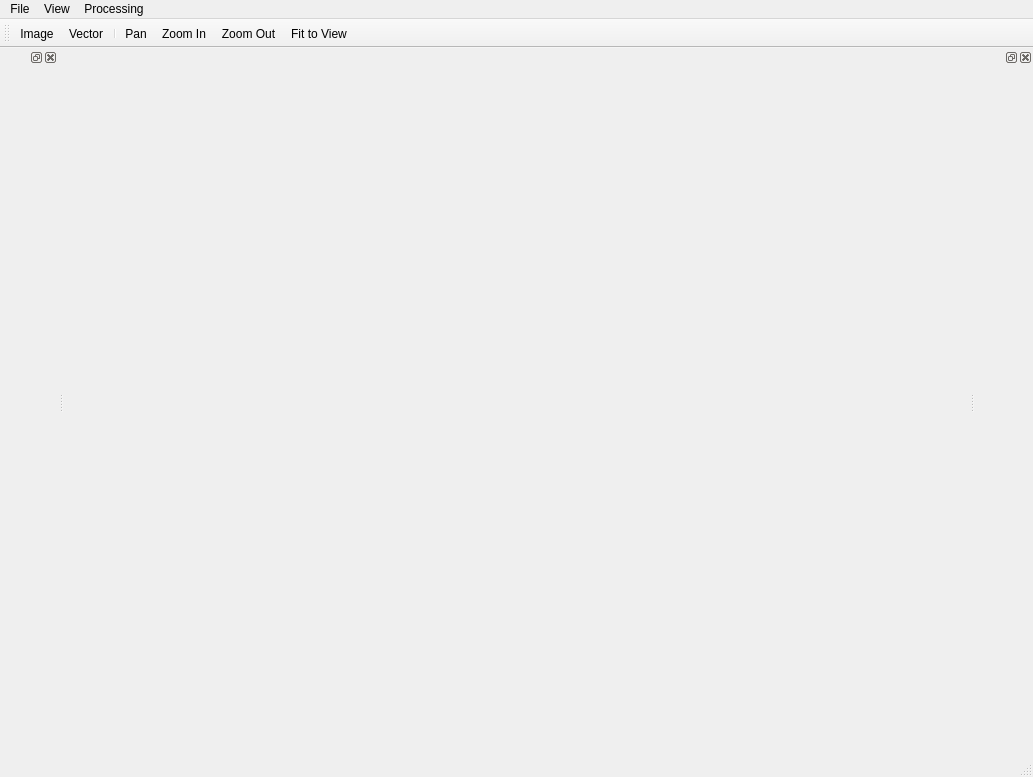
<?xml version="1.0" encoding="UTF-8"?>
<ui version="4.0">
 <class>MainWindow</class>
 <widget class="QMainWindow" name="MainWindow">
  <property name="geometry">
   <rect>
    <x>0</x>
    <y>0</y>
    <width>1033</width>
    <height>777</height>
   </rect>
  </property>
  <property name="windowTitle">
   <string>MainWindow</string>
  </property>
  <widget class="QWidget" name="centralwidget">
   <property name="styleSheet">
    <string notr="true"/>
   </property>
   <layout class="QVBoxLayout" name="verticalLayout_2">
    <property name="leftMargin">
     <number>0</number>
    </property>
    <property name="topMargin">
     <number>0</number>
    </property>
    <property name="rightMargin">
     <number>0</number>
    </property>
    <property name="bottomMargin">
     <number>0</number>
    </property>
    <item>
     <widget class="QFrame" name="containerViewer">
      <property name="sizePolicy">
       <sizepolicy hsizetype="Preferred" vsizetype="Expanding">
        <horstretch>0</horstretch>
        <verstretch>0</verstretch>
       </sizepolicy>
      </property>
      <property name="minimumSize">
       <size>
        <width>0</width>
        <height>706</height>
       </size>
      </property>
      <property name="frameShape">
       <enum>QFrame::NoFrame</enum>
      </property>
      <property name="frameShadow">
       <enum>QFrame::Plain</enum>
      </property>
     </widget>
    </item>
   </layout>
  </widget>
  <widget class="QMenuBar" name="menubar">
   <property name="geometry">
    <rect>
     <x>0</x>
     <y>0</y>
     <width>1033</width>
     <height>21</height>
    </rect>
   </property>
   <widget class="QMenu" name="menuFile">
    <property name="title">
     <string>File</string>
    </property>
    <widget class="QMenu" name="menuOpen">
     <property name="title">
      <string>Open</string>
     </property>
     <addaction name="action_open_img"/>
     <addaction name="action_open_shp"/>
    </widget>
    <addaction name="menuOpen"/>
    <addaction name="separator"/>
    <addaction name="action_exit"/>
    <addaction name="action_debug"/>
   </widget>
   <widget class="QMenu" name="menuProcessing">
    <property name="title">
     <string>Processing</string>
    </property>
    <widget class="QMenu" name="menuModel">
     <property name="title">
      <string>Model</string>
     </property>
     <addaction name="action_nutrient_predict"/>
     <addaction name="action_water_predict"/>
     <addaction name="action_disease_predict"/>
    </widget>
    <addaction name="menuModel"/>
   </widget>
   <widget class="QMenu" name="menuView">
    <property name="title">
     <string>View</string>
    </property>
    <widget class="QMenu" name="menuPanels">
     <property name="title">
      <string>Panels</string>
     </property>
     <addaction name="action_layer_panel"/>
     <addaction name="action_legend_panel"/>
    </widget>
    <addaction name="action_pan"/>
    <addaction name="action_zoom_in"/>
    <addaction name="action_zoom_out"/>
    <addaction name="action_fit_to_view"/>
    <addaction name="separator"/>
    <addaction name="menuPanels"/>
   </widget>
   <addaction name="menuFile"/>
   <addaction name="menuView"/>
   <addaction name="menuProcessing"/>
  </widget>
  <widget class="QStatusBar" name="statusbar"/>
  <widget class="QDockWidget" name="dockLayers">
   <attribute name="dockWidgetArea">
    <number>1</number>
   </attribute>
   <widget class="QWidget" name="containerLayer"/>
  </widget>
  <widget class="QToolBar" name="toolBar">
   <property name="windowTitle">
    <string>toolBar</string>
   </property>
   <attribute name="toolBarArea">
    <enum>TopToolBarArea</enum>
   </attribute>
   <attribute name="toolBarBreak">
    <bool>false</bool>
   </attribute>
   <addaction name="action_open_img"/>
   <addaction name="action_open_shp"/>
   <addaction name="separator"/>
   <addaction name="action_pan"/>
   <addaction name="action_zoom_in"/>
   <addaction name="action_zoom_out"/>
   <addaction name="action_fit_to_view"/>
  </widget>
  <widget class="QDockWidget" name="dockLegend">
   <attribute name="dockWidgetArea">
    <number>2</number>
   </attribute>
   <widget class="QWidget" name="containerLegend"/>
  </widget>
  <action name="actionClose">
   <property name="text">
    <string>Close</string>
   </property>
  </action>
  <action name="action_exit">
   <property name="text">
    <string>Exit</string>
   </property>
  </action>
  <action name="action_open_img">
   <property name="text">
    <string>Image</string>
   </property>
  </action>
  <action name="action_open_shp">
   <property name="text">
    <string>Vector</string>
   </property>
  </action>
  <action name="action_water_predict">
   <property name="text">
    <string>Water Available</string>
   </property>
  </action>
  <action name="action_disease_predict">
   <property name="text">
    <string>Disease Detection</string>
   </property>
  </action>
  <action name="action_nutrient_predict">
   <property name="text">
    <string>Nutrient Available</string>
   </property>
  </action>
  <action name="action_pan">
   <property name="checkable">
    <bool>true</bool>
   </property>
   <property name="text">
    <string>Pan</string>
   </property>
  </action>
  <action name="action_zoom_in">
   <property name="text">
    <string>Zoom In</string>
   </property>
  </action>
  <action name="action_zoom_out">
   <property name="text">
    <string>Zoom Out</string>
   </property>
  </action>
  <action name="action_fit_to_view">
   <property name="text">
    <string>Fit to View</string>
   </property>
  </action>
  <action name="action_layer_panel">
   <property name="checkable">
    <bool>true</bool>
   </property>
   <property name="checked">
    <bool>true</bool>
   </property>
   <property name="text">
    <string>Layers</string>
   </property>
  </action>
  <action name="action_legend_panel">
   <property name="checkable">
    <bool>true</bool>
   </property>
   <property name="checked">
    <bool>true</bool>
   </property>
   <property name="text">
    <string>Legend</string>
   </property>
  </action>
  <action name="action_debug">
   <property name="text">
    <string>Debug</string>
   </property>
  </action>
 </widget>
 <resources/>
 <connections/>
</ui>
